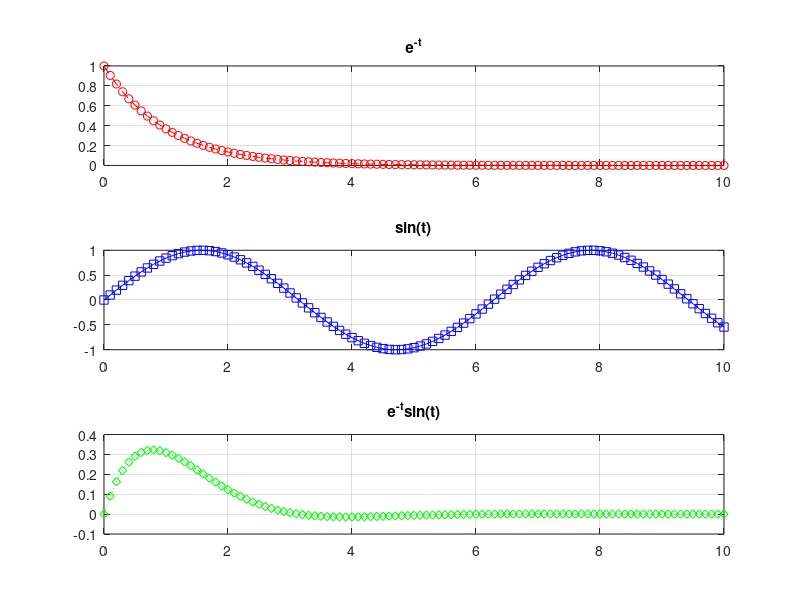

Reproduce this figure in MATLAB.
t = 0:0.1:10;
subplot(3,1,1); 
plot(t, exp(-t), 'r--o'); 
title('e^{-t}');
grid on;
subplot(3,1,2); plot(t, sin(t), 'b-s'); 
title('sin(t)'); 
grid on;
subplot(3,1,3); 
plot(t, exp(-t).*sin(t), 'g:d'); 
title('e^{-t}sin(t)'); 
grid on;
